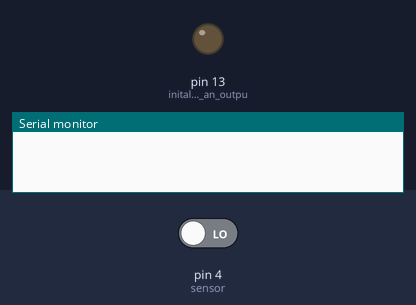
The sketch below on a simulated Arduino Uno, built with avr-gcc and run on an emulated ATmega328P. On the bench: output pins drawn as LEDs (lit = HIGH), the last lines printed to the serial monitor. Inputs (shaded band) come from the test bench; at power-on: pin 4 (sensor) LOW.

Above: at 1.8 s.
1.9 s: pin 4 (sensor) driven HIGH
At 2.3 s:
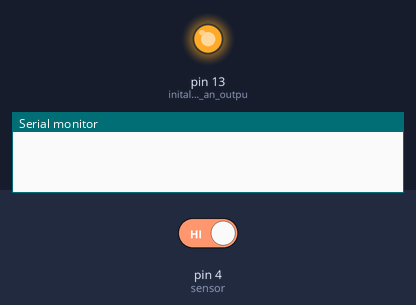
3.5 s: pin 4 (sensor) driven LOW
At 4.6 s:
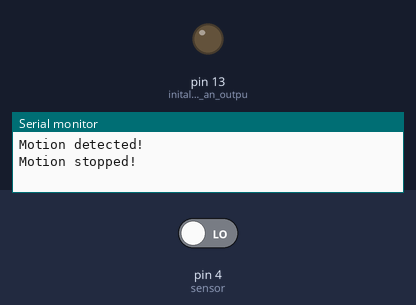
Timing chart, 0 to 6.5 s (numbered marks = the images above; inputs shaded):
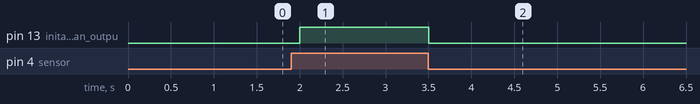

The sketch:

HC-SR501-PIR.ino
```cpp
int sensor = 4;              // the pin that the sensor is atteched to
int state = LOW;             // by default, no motion detected
int val = 0;                 // variable to store the sensor status (value)

void setup() {
  Serial.begin(115200);        // initialize serial
  pinMode(LED_BUILTIN, OUTPUT);      // initalize LED as an output
  pinMode(sensor, INPUT);    // initialize sensor as an input
}

void loop(){
  val = digitalRead(sensor);   // read sensor value
  if (val == HIGH) {           // check if the sensor is HIGH
    digitalWrite(LED_BUILTIN, HIGH);   // turn LED ON
    delay(500);                // delay 100 milliseconds

    if (state == LOW) {
      Serial.println("Motion detected!");
      state = HIGH;       // update variable state to HIGH
    }
  }
  else {
      digitalWrite(LED_BUILTIN, LOW); // turn LED OFF
      delay(500);             // delay 200 milliseconds

      if (state == HIGH){
        Serial.println("Motion stopped!");
        state = LOW;       // update variable state to LOW
    }
  }
}
```

Measured:
- after the input at 1.9 s, pin 13 (initalize_LED_as_an_outpu): LOW → HIGH after 0.10 s
- after the input at 3.5 s, pin 13 (initalize_LED_as_an_outpu): HIGH → LOW at once
